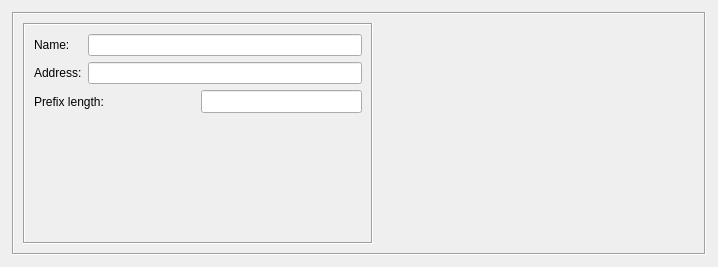
<?xml version="1.0" encoding="UTF-8"?>
<ui version="4.0">
 <class>NetworkDialogIPv6_q</class>
 <widget class="QWidget" name="NetworkDialogIPv6_q">
  <property name="enabled">
   <bool>true</bool>
  </property>
  <property name="geometry">
   <rect>
    <x>0</x>
    <y>0</y>
    <width>718</width>
    <height>267</height>
   </rect>
  </property>
  <property name="sizePolicy">
   <sizepolicy hsizetype="Minimum" vsizetype="Minimum">
    <horstretch>0</horstretch>
    <verstretch>0</verstretch>
   </sizepolicy>
  </property>
  <property name="windowTitle">
   <string>Network</string>
  </property>
  <layout class="QGridLayout" name="gridLayout_2">
   <property name="leftMargin">
    <number>12</number>
   </property>
   <property name="topMargin">
    <number>12</number>
   </property>
   <property name="rightMargin">
    <number>12</number>
   </property>
   <property name="bottomMargin">
    <number>12</number>
   </property>
   <property name="spacing">
    <number>12</number>
   </property>
   <item row="0" column="0">
    <widget class="QFrame" name="frame7">
     <property name="sizePolicy">
      <sizepolicy hsizetype="Expanding" vsizetype="Expanding">
       <horstretch>0</horstretch>
       <verstretch>0</verstretch>
      </sizepolicy>
     </property>
     <property name="frameShape">
      <enum>QFrame::Shape::Box</enum>
     </property>
     <property name="frameShadow">
      <enum>QFrame::Shadow::Sunken</enum>
     </property>
     <layout class="QGridLayout" name="gridLayout">
      <item row="0" column="0" rowspan="2">
       <widget class="QFrame" name="frame50">
        <property name="sizePolicy">
         <sizepolicy hsizetype="Fixed" vsizetype="Preferred">
          <horstretch>0</horstretch>
          <verstretch>0</verstretch>
         </sizepolicy>
        </property>
        <property name="minimumSize">
         <size>
          <width>350</width>
          <height>16</height>
         </size>
        </property>
        <property name="maximumSize">
         <size>
          <width>350</width>
          <height>16777215</height>
         </size>
        </property>
        <property name="frameShape">
         <enum>QFrame::Shape::Box</enum>
        </property>
        <property name="frameShadow">
         <enum>QFrame::Shadow::Sunken</enum>
        </property>
        <layout class="QGridLayout" name="gridLayout_3">
         <item row="0" column="0">
          <widget class="QLabel" name="textLabel1">
           <property name="text">
            <string>Name:</string>
           </property>
           <property name="wordWrap">
            <bool>false</bool>
           </property>
          </widget>
         </item>
         <item row="0" column="1">
          <widget class="QLineEdit" name="obj_name">
           <property name="sizePolicy">
            <sizepolicy hsizetype="Preferred" vsizetype="Fixed">
             <horstretch>200</horstretch>
             <verstretch>0</verstretch>
            </sizepolicy>
           </property>
           <property name="minimumSize">
            <size>
             <width>0</width>
             <height>0</height>
            </size>
           </property>
          </widget>
         </item>
         <item row="1" column="0">
          <widget class="QLabel" name="textLabel2_2">
           <property name="text">
            <string>Address:</string>
           </property>
           <property name="wordWrap">
            <bool>false</bool>
           </property>
          </widget>
         </item>
         <item row="1" column="1">
          <widget class="QLineEdit" name="address">
           <property name="sizePolicy">
            <sizepolicy hsizetype="Preferred" vsizetype="Fixed">
             <horstretch>200</horstretch>
             <verstretch>0</verstretch>
            </sizepolicy>
           </property>
           <property name="minimumSize">
            <size>
             <width>0</width>
             <height>0</height>
            </size>
           </property>
          </widget>
         </item>
         <item row="2" column="0" colspan="2">
          <layout class="QHBoxLayout" name="horizontalLayout">
           <item>
            <widget class="QLabel" name="textLabel2_2_2">
             <property name="text">
              <string>Prefix length:</string>
             </property>
             <property name="wordWrap">
              <bool>false</bool>
             </property>
            </widget>
           </item>
           <item>
            <widget class="QLineEdit" name="netmask">
             <property name="sizePolicy">
              <sizepolicy hsizetype="Preferred" vsizetype="Fixed">
               <horstretch>0</horstretch>
               <verstretch>0</verstretch>
              </sizepolicy>
             </property>
             <property name="minimumSize">
              <size>
               <width>0</width>
               <height>23</height>
              </size>
             </property>
            </widget>
           </item>
          </layout>
         </item>
         <item row="3" column="1">
          <spacer name="verticalSpacer">
           <property name="orientation">
            <enum>Qt::Orientation::Vertical</enum>
           </property>
           <property name="sizeHint" stdset="0">
            <size>
             <width>20</width>
             <height>104</height>
            </size>
           </property>
          </spacer>
         </item>
        </layout>
       </widget>
      </item>
      <item row="1" column="1">
       <widget class="CommentKeywords" name="commentKeywords" native="true">
        <property name="sizePolicy">
         <sizepolicy hsizetype="Expanding" vsizetype="Expanding">
          <horstretch>0</horstretch>
          <verstretch>0</verstretch>
         </sizepolicy>
        </property>
       </widget>
      </item>
     </layout>
    </widget>
   </item>
  </layout>
 </widget>
 <customwidgets>
  <customwidget>
   <class>CommentKeywords</class>
   <extends>QWidget</extends>
   
   <container>1</container>
  </customwidget>
 </customwidgets>
 <tabstops>
  <tabstop>obj_name</tabstop>
  <tabstop>address</tabstop>
 </tabstops>
 <resources>
  <include location="MainRes.qrc"/>
 </resources>
 <connections>
  <connection>
   <sender>address</sender>
   <signal>editingFinished()</signal>
   <receiver>NetworkDialogIPv6_q</receiver>
   <slot>addressEntered()</slot>
   <hints>
    <hint type="sourcelabel">
     <x>199</x>
     <y>116</y>
    </hint>
    <hint type="destinationlabel">
     <x>333</x>
     <y>130</y>
    </hint>
   </hints>
  </connection>
  <connection>
   <sender>address</sender>
   <signal>returnPressed()</signal>
   <receiver>NetworkDialogIPv6_q</receiver>
   <slot>addressEntered()</slot>
   <hints>
    <hint type="sourcelabel">
     <x>199</x>
     <y>116</y>
    </hint>
    <hint type="destinationlabel">
     <x>333</x>
     <y>130</y>
    </hint>
   </hints>
  </connection>
 </connections>
 <slots>
  <slot>changed()</slot>
 </slots>
</ui>
